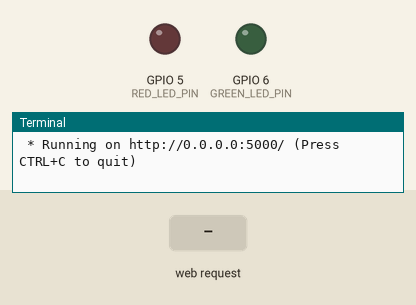
A program run on a simulated Raspberry Pi (BCM pin numbers). Shown: output pins drawn as LEDs (lit = HIGH), the last lines printed to the terminal. The test bench sets the inputs (shaded band). The clock reads 2024-03-15 10:24:30 at power-on unless the program sets it.

Above: at 1.2 s.
1.3 s: HTTP request for /led/red/on received
At 2.0 s:
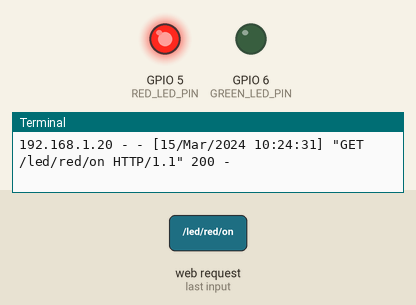
2.8 s: HTTP request for /led/green/on received
At 3.2 s:
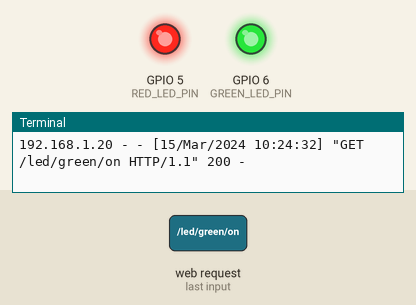
4.3 s: HTTP request for /led/red/off received
At 5.5 s:
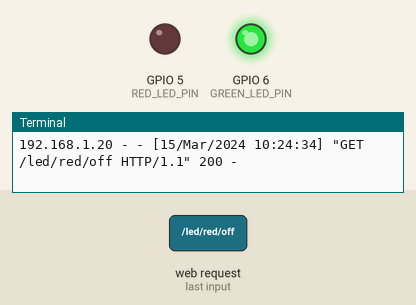
Timing chart, 0 to 7.3 s (numbered marks = the images above; inputs shaded):
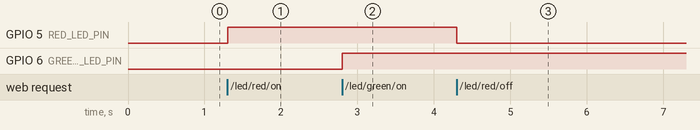

The program:

led_task.py
```python
from flask import Flask
import RPi.GPIO as GPIO

RED_LED_PIN = 5
GREEN_LED_PIN = 6

GPIO.setmode(GPIO.BCM)
GPIO.setup(RED_LED_PIN, GPIO.OUT)
GPIO.setup(GREEN_LED_PIN, GPIO.OUT)

app = Flask(__name__)

@app.route("/")
def hello():
    return '''
        <p>Hello, Flask!!</p>
        <a href="/led/red/on">REDLEDON</a>
        <a href="/led/red/off">REDLEDOFF</a>
        <a href="/led/green/on">GREENLEDON</a>
        <a href="/led/green/off">GREENLEDOFF</a>
    '''

@app.route("/led/<color>/<op>")
def led_op(color,op):

    if color == 'red':
        if op == 'on':
            GPIO.output(RED_LED_PIN, GPIO.HIGH)
            return '''
            <p>RED LED ON</p>
            <a href='/'>Go Home<a>
            '''

        elif op == 'off':
            GPIO.output(RED_LED_PIN, GPIO.LOW)
            return '''
            <p>RED LED OFF</p>
            <a href='/'>Go Home<a>
            '''

    if color == 'green':
        if op == 'on':
            GPIO.output(GREEN_LED_PIN, GPIO.HIGH)
            return '''
            <p>GREEN LED ON</p>
            <a href='/'>Go Home<a>
            '''

        elif op == 'off':
            GPIO.output(GREEN_LED_PIN, GPIO.LOW)
            return '''
            <p>GREEN LED OFF</p>
            <a href='/'>Go Home<a>
            '''


if __name__ == "__main__":
    try:

        app.run(host="0.0.0.0")
    finally:
        GPIO.cleanup()
```

Measured:
- after the input at 1.3 s, GPIO 5 (RED_LED_PIN): LOW → HIGH at once
- after the input at 2.8 s, GPIO 6 (GREEN_LED_PIN): LOW → HIGH at once
- after the input at 4.3 s, GPIO 5 (RED_LED_PIN): HIGH → LOW at once
